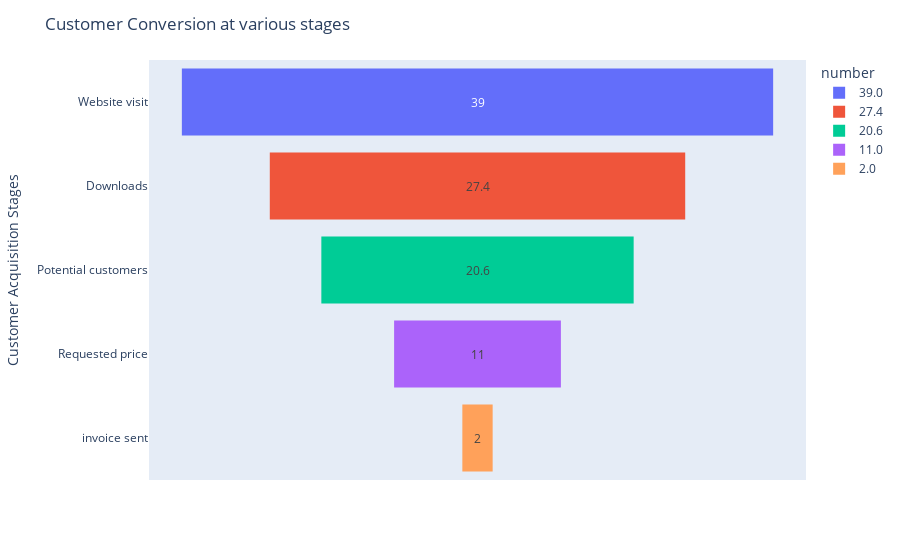

Notebook cell for this chart:
### Code cell
data = dict(
    number=[39, 27.4, 20.6, 11, 2],
    stage=["Website visit", "Downloads", "Potential customers", "Requested price", "invoice sent"])
fig = px.funnel(data, x='number', y='stage',color='number')
fig.update_layout(yaxis=dict(title='Customer Acquisition Stages'),title='Customer Conversion at various stages')
fig.show()

### Figure 1 — Plotly figure (JSON) as saved in the notebook; plotly's stock layout.template omitted (floating-point values rounded to 4 significant figures)
{"data": [{"hovertemplate": "number=%{x}<br>stage=%{y}<extra></extra>", "legendgroup": "39.0", "marker": {"color": "#636efa"}, "name": "39.0", "orientation": "h", "showlegend": true, "type": "funnel", "x": [39], "xaxis": "x", "y": ["Website visit"], "yaxis": "y"}, {"hovertemplate": "number=%{x}<br>stage=%{y}<extra></extra>", "legendgroup": "27.4", "marker": {"color": "#EF553B"}, "name": "27.4", "orientation": "h", "showlegend": true, "type": "funnel", "x": [27.4], "xaxis": "x", "y": ["Downloads"], "yaxis": "y"}, {"hovertemplate": "number=%{x}<br>stage=%{y}<extra></extra>", "legendgroup": "20.6", "marker": {"color": "#00cc96"}, "name": "20.6", "orientation": "h", "showlegend": true, "type": "funnel", "x": [20.6], "xaxis": "x", "y": ["Potential customers"], "yaxis": "y"}, {"hovertemplate": "number=%{x}<br>stage=%{y}<extra></extra>", "legendgroup": "11.0", "marker": {"color": "#ab63fa"}, "name": "11.0", "orientation": "h", "showlegend": true, "type": "funnel", "x": [11], "xaxis": "x", "y": ["Requested price"], "yaxis": "y"}, {"hovertemplate": "number=%{x}<br>stage=%{y}<extra></extra>", "legendgroup": "2.0", "marker": {"color": "#FFA15A"}, "name": "2.0", "orientation": "h", "showlegend": true, "type": "funnel", "x": [2], "xaxis": "x", "y": ["invoice sent"], "yaxis": "y"}], "layout": {"legend": {"title": {"text": "number"}, "tracegroupgap": 0}, "margin": {"t": 60}, "title": {"text": "Customer Conversion at various stages"}, "xaxis": {"anchor": "y", "categoryarray": [39, 27.4, 20.6, 11, 2], "categoryorder": "array", "domain": [0, 1], "title": {"text": "number"}}, "yaxis": {"anchor": "x", "domain": [0, 1], "title": {"text": "Customer Acquisition Stages"}}}}
